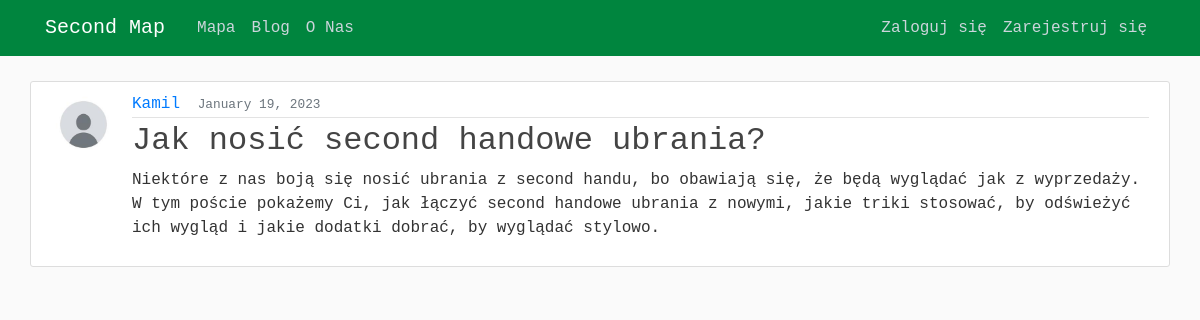
Page /post/83/ on the committed database.
### map/models.py (models this page shows, shortened)
class Post(models.Model):
    title = models.CharField(max_length=100)
    content = models.TextField()
    date_posted = models.DateTimeField(default=timezone.now)
    author = models.ForeignKey(User, on_delete=models.CASCADE)

### users/models.py (models this page shows, shortened)
class Profile(models.Model):
    user = models.OneToOneField(User, on_delete=models.CASCADE)
    image = models.ImageField(default='default.jpg', upload_to='profile_pics')

### map/views.py (the view)
# urls.py: path('post/<int:pk>/', PostDetailView.as_view(), name='post-detail'),
class PostDetailView(DetailView):
    model = Post

### map/templates/map/post_detail.html (shortened to what this page needs)
{% extends "map/base.html" %}
{% block content %}
<article class="media content-section">
    <img class="rounded-circle article-img" src="{{ object.author.profile.image.url }}">
    <div class="media-body">
        <div class="article-metadata">
            <a class="mr-2" href="{% url 'user-posts' object.author.username %}">{{ object.author }}</a>
            <small class="text-muted">{{ object.date_posted | date:"F d, Y" }}</small>
        </div>
        <h2 class="article-title">{{ object.title }}</h2>
        <p class="article-content">{{ object.content }}</p>
    </div>
</article>
{% endblock content %}

### map/static/map/main.css (style rules this page uses)
body { font-family: "Courier New"; background: #fafafa; color: #333333; margin-top: 5rem; }
h1, h2, h3, h4, h5, h6 { color: #444444; }
.content-section { background: #ffffff; padding: 10px 20px; border: 1px solid #dddddd; border-radius: 3px; margin-bottom: 20px; }
.article-title { color: #444444; }
.article-content { white-space: pre-line; }
.article-img { height: 65px; width: 65px; margin-right: 16px; }
.article-metadata { padding-bottom: 1px; margin-bottom: 4px; border-bottom: 1px solid #e3e3e3 }

### rows in the picture
Post: author.profile.image (placeholder picture), author "Kamil", date_posted "January 19, 2023", title "Jak nosić second handowe ubrania?", content "Niektóre z nas boją się nosić ubrania z second handu, bo obawiają się, że będą wyglądać jak z wyprzedaży. W tym poście pokażemy Ci, jak łączyć second handowe ubrania z nowymi, jakie triki stosować, by odświeżyć ich wygląd i jakie dodatki dobrać, by wyglądać stylowo."
